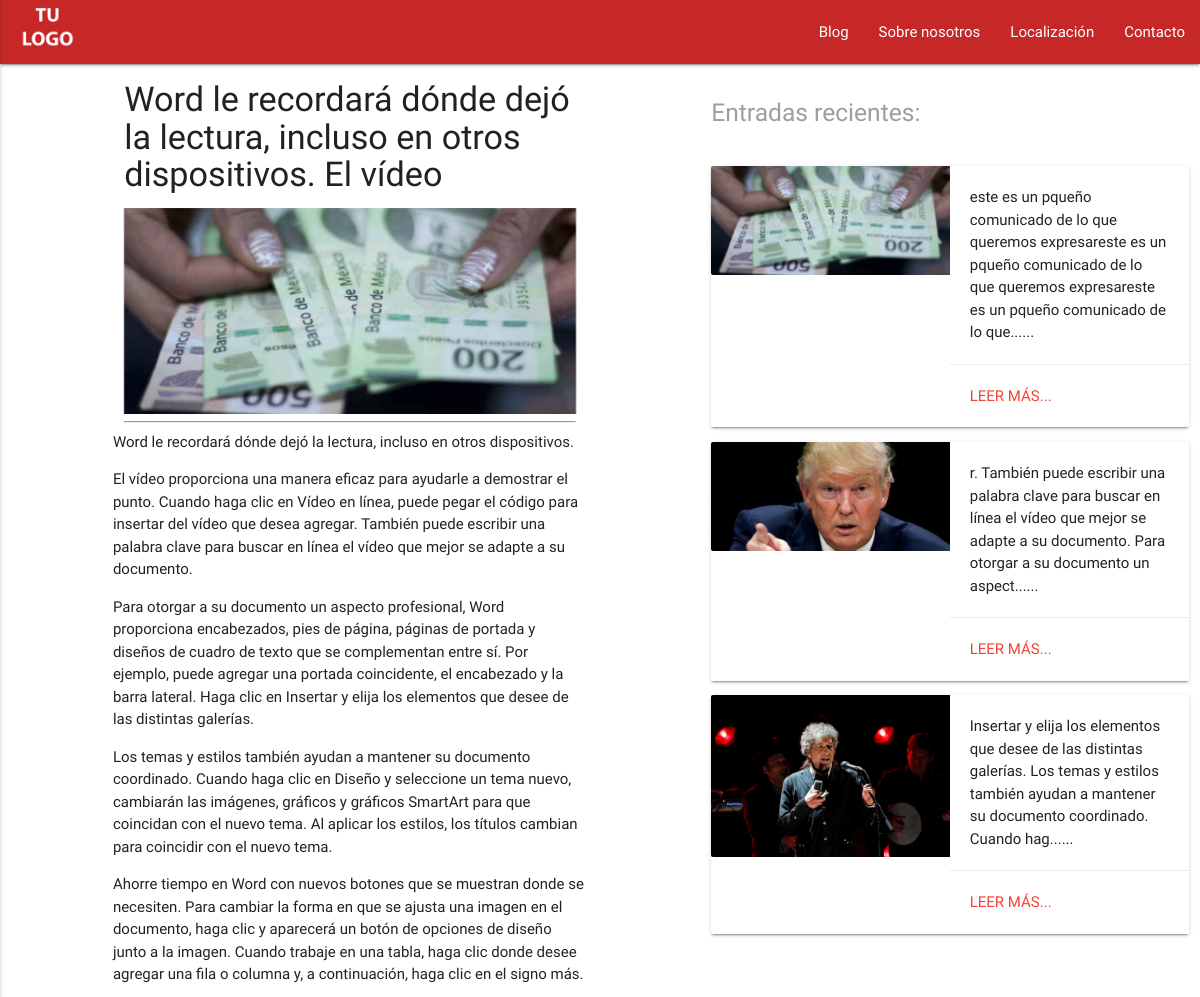
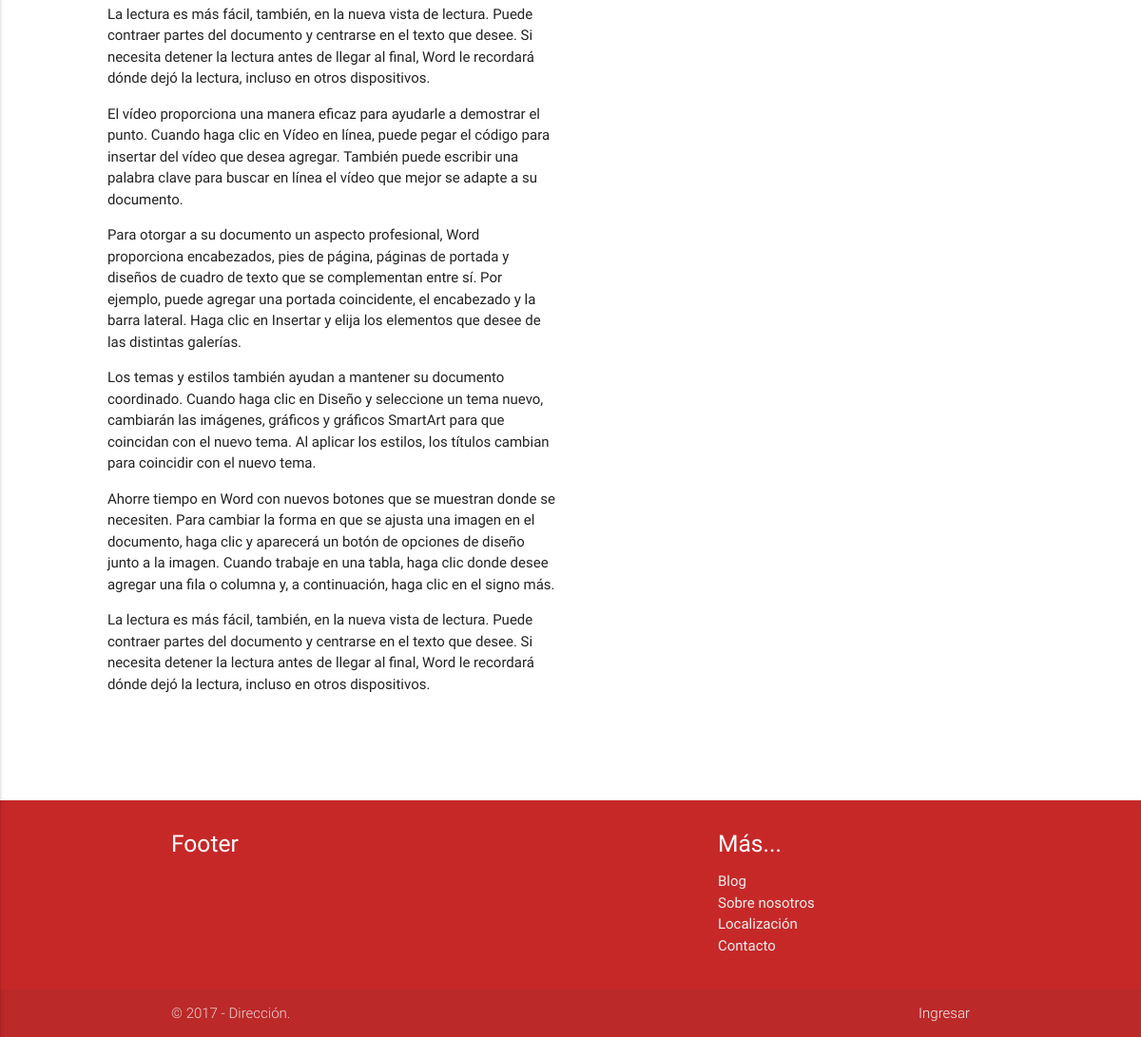
Page /entrada.php?id=47 on the committed database (2 pictures, top to bottom).
### tables this page shows
CREATE TABLE IF NOT EXISTS `entrada` (
  `idEntrada` int(11) NOT NULL AUTO_INCREMENT,
  `autorEntrada` varchar(50) NOT NULL,
  `fechaEntrada` date NOT NULL,
  `categoriaEntrada` varchar(50) NOT NULL,
  `tituloEntrada` varchar(80) NOT NULL,
  `imgEntrada` text NOT NULL,
  `descripcionEntrada` text NOT NULL,
  `contenidoEntrada` text NOT NULL,
  PRIMARY KEY (`idEntrada`)
);

### recientes.php (the view, shortened to what this page needs)
<?php
$id = $_GET["id"];
  $consulta =  mysql_query("SELECT * FROM entrada WHERE idEntrada !='$id' ORDER BY idEntrada DESC LIMIT 3");
	while ($registro = mysql_fetch_array($consulta)) {
	echo	"<div class='card horizontal hoverable animated pulse'>";
	echo		"<div class='card-image'>";
	echo			"<img src='img/entradas/". $registro["imgEntrada"] . "'>";
	echo		"</div>";
	echo		"<div class='card-stacked'>";
	echo			"<div class='card-content'>";
	echo				"<p>" . $registro["descripcionEntrada"] . "...</p>";
	echo			"</div>";
	echo			"<div class='card-action'>";
	echo				"<a href='entrada.php?id=" . $registro["idEntrada"] . "' class='red-text'>Leer más...</a>";
	echo			"</div>";
	echo		"</div>";
	echo	"</div>";
	}
 ?>

### formatoEntrada.php (shortened to what this page needs)
<?php
					$id = $_GET["id"];
					$consulta = mysql_query("SELECT * FROM entrada WHERE idEntrada = '$id'");
					while ($registro = mysql_fetch_array($consulta)) {
						echo "<div id='titulo' class='col s12 animated fadeIn'><h4 class='left'>" . $registro["tituloEntrada"] . "</h4><br></div>";
						echo "<div id='img' ><img src='img/entradas/" . $registro["imgEntrada"] . "' class='col s12 animated fadeIn'><br></div>";
						echo "<div class='col s12'><hr></div>";
						echo "<div id='contenido' class='animated fadeIn'>" . $registro["contenidoEntrada"] . "</div>";
					}
 ?>

### rows in the picture
entrada: tituloEntrada "Word le recordará dónde dejó la lectura, incluso en otros dispositivos. El vídeo", imgEntrada (picture), contenidoEntrada "Word le recordará dónde dejó la lectura, incluso en otros dispositivos. El vídeo proporciona una manera eficaz para ayudarle a demostrar el punto. Cuando haga clic en Vídeo en línea, puede pegar el código para insertar del vídeo que desea agregar. También puede escribir una palabra clave para buscar en línea el vídeo que mejor se adapte a su documento. Para otorgar a su documento un aspecto profesional, Word proporciona encabezados, pies de página, páginas de portada y diseños de cuadro de texto que se complementan entre sí. Por ejemplo, puede agregar una portada coincidente, el encabezado y la barra lateral. Haga clic en Insertar y elija los elementos que desee de las distintas galerías.…"
entrada: imgEntrada (picture), descripcionEntrada "este es un pqueño comunicado de lo que queremos expresareste es un pqueño comunicado de lo que queremos expresareste es un pqueño comunicado de lo que..."
entrada: imgEntrada (picture), descripcionEntrada "r. También puede escribir una palabra clave para buscar en línea el vídeo que mejor se adapte a su documento. Para otorgar a su documento un aspect..."
entrada: imgEntrada (picture), descripcionEntrada "Insertar y elija los elementos que desee de las distintas galerías. Los temas y estilos también ayudan a mantener su documento coordinado. Cuando hag..."
